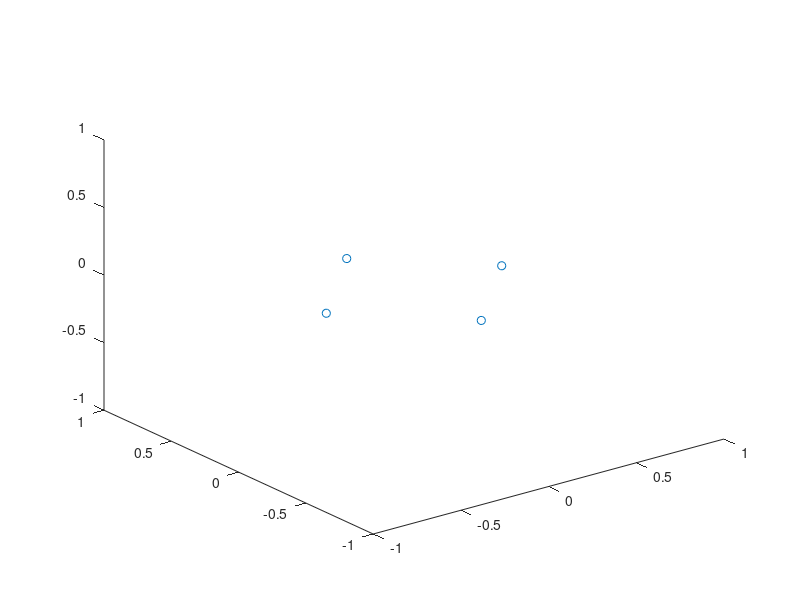

This figure's MATLAB source: (Note: this script raises an error after producing the figure.)
format long

% Our initial conditions
masses = [50 50 50 50];
% Each row is in the form [xx, xy, xz, vx, vy, vz, ax, ay, az]
bodies = [0.5 0 0 0 1e-6 0 0 0 0;
    -0.5 0 0 0 -1e-6 0 0 0 0;
    0 0.5 0 1e-6 0 0 0 0 0;
    0 -0.5 0 -1e-6 0 0 0 0 0];

% Constants for integration
t = 0;
tEnd = 518400;
dt = 1;
softening = 0.1;
num_iters = ceil((tEnd - t) / dt);

% The solver being used
solver = @(bodies, masses, dt, softening) step_lf(bodies, masses, dt, softening);

% Create a plot that ranges from -1 to 1 on all axis.
h = plot3(bodies(:, 1), bodies(:, 2), bodies(:, 3), "o");
hold on
axis([-1 1 -1 1 -1 1])
hold off
bodies = get_accel(bodies, masses, softening); % Initial acceleration
for i = 1:num_iters
    bodies = solver(bodies, masses, dt ,softening);
    t = t + dt;

    % Plot the motion of the planets
    set(h, 'XData', bodies(:, 1));
    set(h, 'YData', bodies(:, 2));
    set(h, 'ZData', bodies(:, 3));

    drawnow limitrate
end
